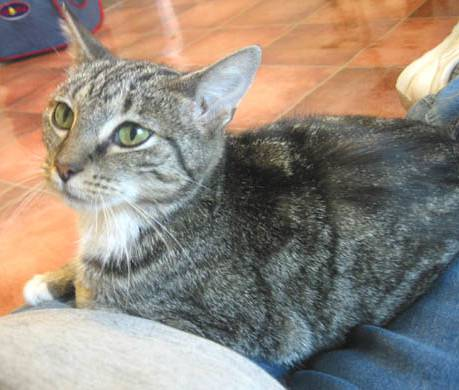
#> input picture lesson_60/cat.jpg, 459 x 390 px
$ jupyter execute --allow-errors dz_60.ipynb
#> lines starting #> are read from the running program, lines starting #| are printed output that depends on the picture
[cell 1]
import cv2
import numpy as np
import matplotlib.pyplot as plt

[cell 2]
# Функції завантаження та відображення зображення
def load_image(image_path):
    # Завантаження зображення з файлу
#> called with image_path = 'cat.jpg'
    image = cv2.imread(image_path)
#> image is the input picture: shape (390, 459, 3); mean B, G, R 125.1, 136.3, 147.5
    return image
def show_image(image, title='', cmap=None):
    # Відображення зображення
    plt.imshow(image, cmap=cmap)
    plt.title(title)
    plt.axis('off')
    plt.show()

[cell 3]
# Приклад застосування функції
image_path = 'cat.jpg'
original_image = load_image(image_path)
show_image(original_image, title='Оригінальне зображення')

## Відображення зображення у відтінках сірого

[cell 4]
gray = cv2.cvtColor(original_image, cv2.COLOR_BGR2GRAY)
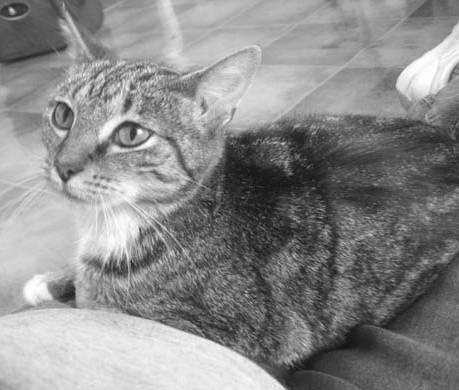
#> gray: shape (390, 459); min 12, max 254, mean 138.4
plt.figure(figsize=(14, 6))
plt.imshow(gray, cmap='gray')
plt.title('Зображення у відтінках сірого')
plt.show()

## Застосування фільтра Собеля (горизонталь + вертикаль)

[cell 5]
def sobel_filter(gray):
    kernel_x = np.array([[-1, 0, 1], [-2, 0, 2], [-1, 0, 1]])
    kernel_y = np.array([[-1, -2, -1], [0, 0, 0], [1, 2, 1]])
    edges_x = cv2.filter2D(gray, -1, kernel_x)
    edges_y = cv2.filter2D(gray, -1, kernel_y)
    sobel = edges_x + edges_y
    return sobel

[cell 6]
plt.figure(figsize=(14, 6))
plt.subplot(1, 2, 2)
#> (the rest of this cell did not finish here and is left out)

## Застосування фільтра Canny

[cell 7]
canny_result = cv2.Canny(original_image, 100, 150)
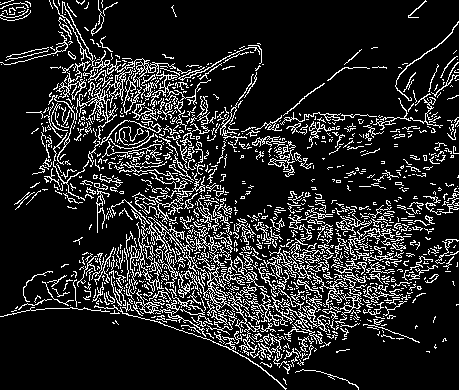
#> canny_result: shape (390, 459); 14.6% white in thin lines or dots
plt.figure(figsize=(14, 6))
show_image(canny_result, title='Фільтр Canny', cmap='gray')
plt.show()

## Застосування фільтра Робертса

[cell 8]
roberts_kernel_x = np.array([[1, 0], [0, -1]])
roberts_kernel_y = np.array([[0, 1], [-1, 0]])
roberts_result_x = cv2.filter2D(original_image, -1, roberts_kernel_x)
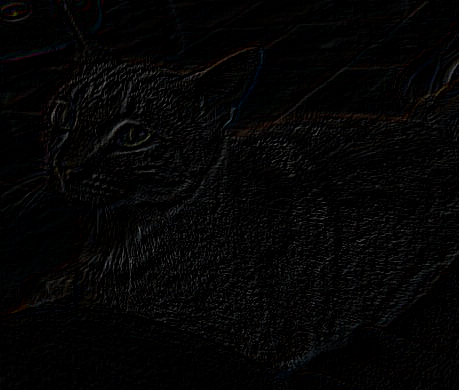
#> roberts_result_x: shape (390, 459, 3); mean B, G, R 4.4, 4.4, 4.5
roberts_result_y = cv2.filter2D(original_image, -1, roberts_kernel_y)
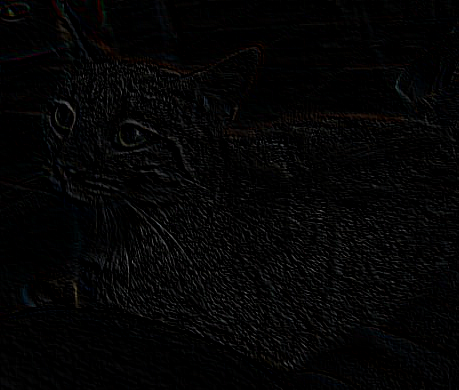
#> roberts_result_y: shape (390, 459, 3); mean B, G, R 4.6, 4.5, 4.6
roberts_result = np.abs(roberts_result_x) + np.abs(roberts_result_y)
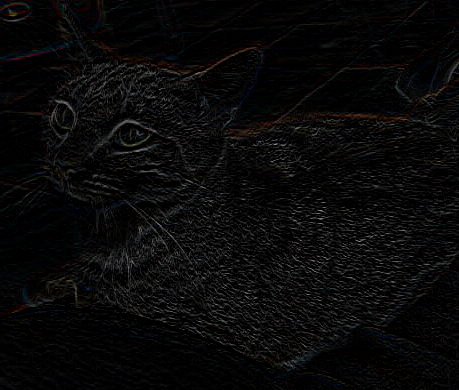
#> roberts_result: shape (390, 459, 3); mean B, G, R 9, 8.9, 9.1
plt.figure(figsize=(12, 6))
show_image(roberts_result, title='Фільтр Робертса', cmap='gray')
plt.show()
